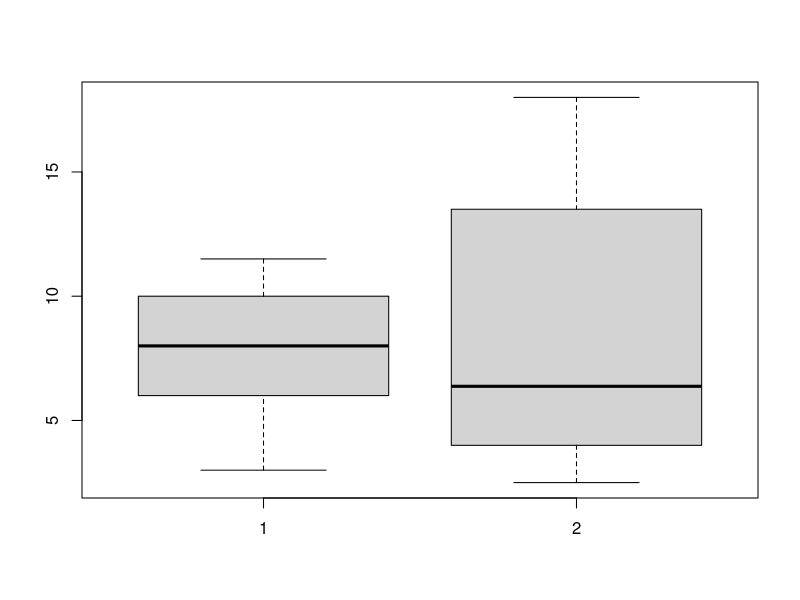
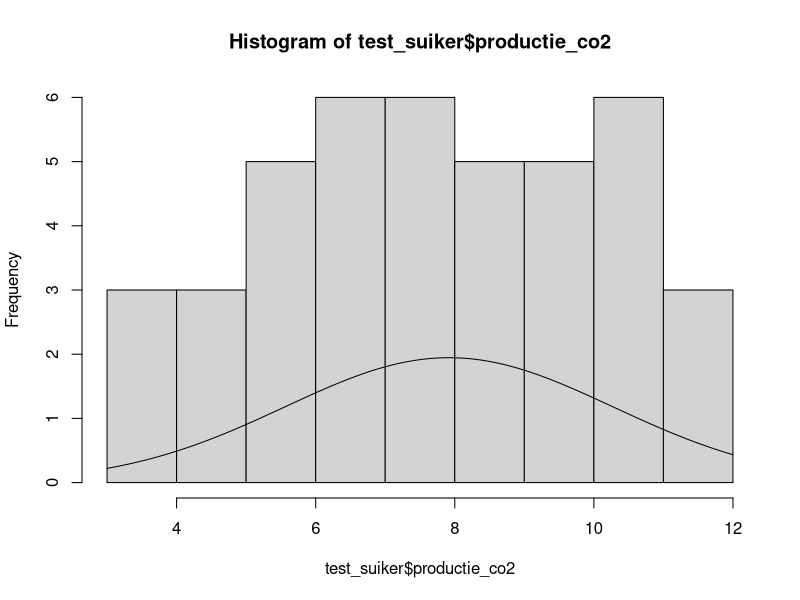
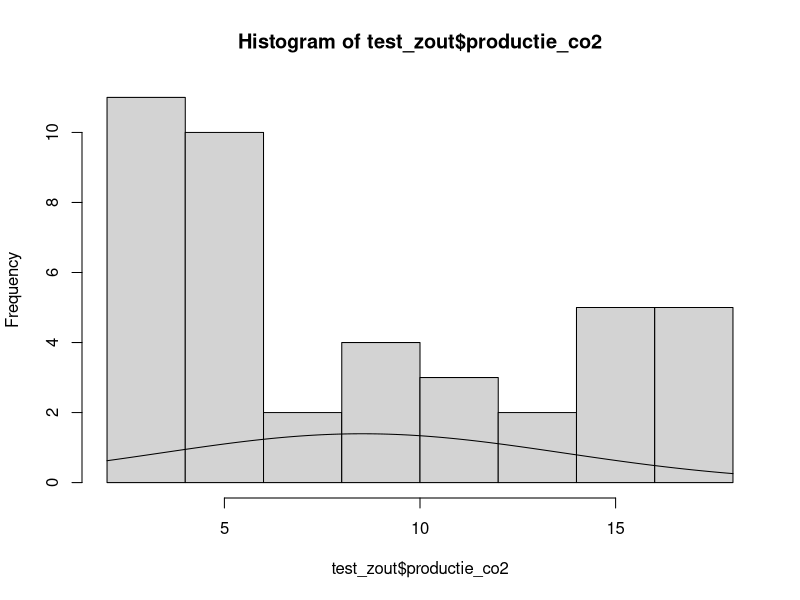
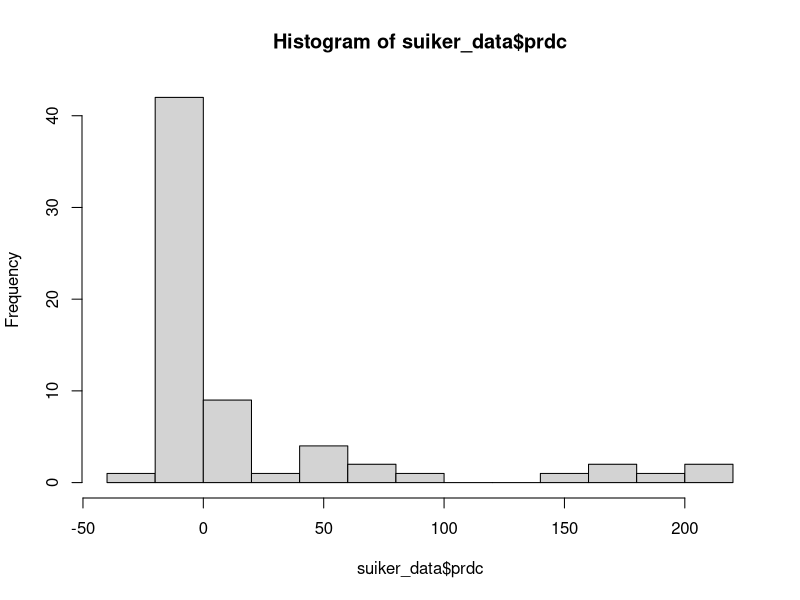
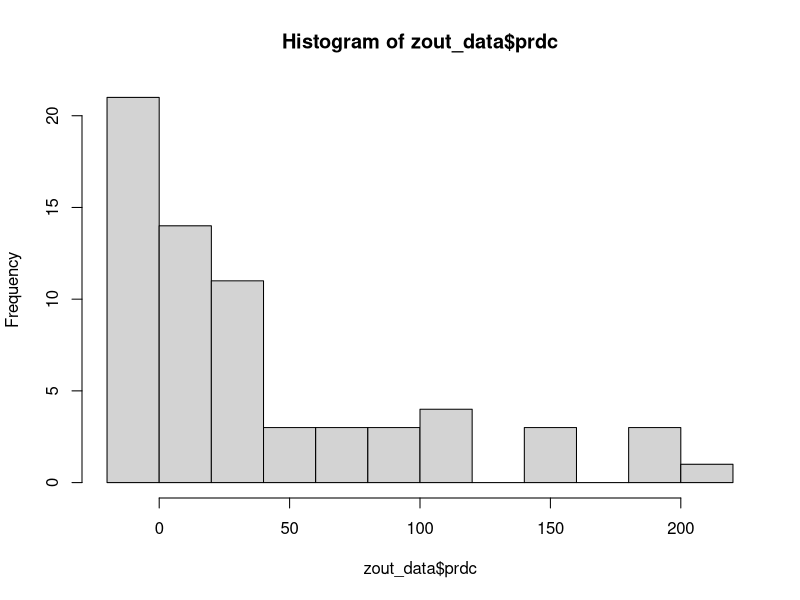

Reproduce these figures in R, in order.
## ---- chunk 1
knitr::opts_chunk$set(echo = TRUE)
## ---- chunk 2
library("pwr") # powertests
library("ggplot2") # plotjes
library("dplyr") # data mutaties
library("tidyr") # data mutaties
library("zoo") # interpolatie
## ---- chunk 3

test_suiker <- read.csv("../analysis/data/data_gist_testsheet_suiker.csv")
test_zout <- read.csv("../analysis/data/data_gist_testsheet_zout.csv")
#head(test_suiker)
#head(test_zout)
boxplot(test_suiker$productie_co2 , test_zout$productie_co2)
## ---- chunk 4
#suiker
gem_output_s <- mean(test_suiker$productie_co2)
deviatie_s <- sd(test_suiker$productie_co2)
sample_count_s <- length(test_suiker$productie_co2)
hist(test_suiker$productie_co2)
curve(dnorm(x, mean = gem_output_s, sd = deviatie_s)*max(test_suiker$productie_co2),  add = T)

## ---- chunk 5
#zout
gem_output_z <- mean(test_zout$productie_co2)
deviatie_z <- sd(test_zout$productie_co2)
sample_count_z <- length(test_zout$productie_co2)
hist(test_zout$productie_co2)
curve(dnorm(x,mean = gem_output_z, sd = deviatie_z)*max(test_zout$productie_co2), add = T)

## ---- chunk 6
# suiker
BI_S <- gem_output_s + qt(c(0.025, 0.975),sample_count_s-1)* deviatie_s/sqrt(sample_count_s)
# zout
BI_Z <- gem_output_z + qt(c(0.025, 0.975),sample_count_z-1)* deviatie_z/sqrt(sample_count_z)
cat(BI_S,"betrouwbaarheids interval suiker    ",BI_Z,"Betrouwbaarheids interval zout")
## ---- chunk 7
# suiker
t.test(test_suiker$productie_co2 , mu = 0,  alternative = "two.sided")
# zout
t.test(test_zout$productie_co2 , mu = 0,  alternative = "two.sided")
# dubbele t test
t.test(test_suiker$productie_co2 ,mu = 0 ,test_zout$productie_co2 , alternative = "two.sided")
## ---- chunk 8
# suiker
fout_in_gem_s <- deviatie_s/sqrt(gem_output_s)
# zout
fout_in_gem_z <- deviatie_z/sqrt(gem_output_z)

cat(fout_in_gem_s,"dit is de fout in het gemmidelde bij suiker","       ",fout_in_gem_z,"dit is de fout in het gemiddelde bij zout")
## ---- chunk 9
#suiker
t_waarde_s <- t.test(test_suiker$productie_co2 , mu = 6, alternative = "two.sided")
t_s <- t_waarde_s$statisti
d_s <- t_s / sqrt(sample_count_s)
cat(d_s,"d waarde suiker")
# zout
t_waarde_z <- t.test(test_zout$productie_co2 , mu = 6, alternative = "two.sided")
t_z <- t_waarde_z$statisti
d_z <- t_z / sqrt(sample_count_z)
cat("     ",d_z,"d waarde zout")

## ---- chunk 10
# suiker
pwr.t.test(d= d_s, sig.level = 0.05,power = 0.8, type = "one.sample", alternative = "two.sided")
# zout
pwr.t.test(d= d_z, sig.level = 0.05,power = 0.8, type = "one.sample", alternative = "two.sided")
## ---- chunk 11
suiker_data_ruw <- read.csv("../raw_data/data_gist_suiker.csv")
head(suiker_data_ruw)
## ---- chunk 12
suiker_data <- suiker_data_ruw %>%
    select(c(Exp.ID = experiment_id, 
             Meeting.nmr = meting_id, 
             prdc = relatieve_productie))
head(suiker_data)
## ---- chunk 13
zout_data_ruw <- read.csv("../raw_data/data_gist_zout.csv")
head(zout_data_ruw)
## ---- chunk 14
zout_data <- zout_data_ruw %>%
    select(c(Exp.ID = experiment_id, 
             Meeting.nmr = meting_id, 
             prdc = relatieve_productie))
head(zout_data)
## ---- chunk 15
(suiker_mean_data <- suiker_data %>% group_by(Exp.ID) %>%
    summarise(mean_s = mean(prdc)))
## ---- chunk 16
(zout_mean_data <- zout_data %>% group_by(Exp.ID) %>%
     summarise(mean_z = mean(prdc)))
## ---- chunk 17
hist(suiker_data$prdc, breaks = 10)
## ---- chunk 18
hist(zout_data$prdc, breaks = 10)
## ---- chunk 19
suiker_data <- suiker_data %>% mutate(groep = case_match(Exp.ID,
                                          c("S1","Sd1") ~ "Es1",
                                          c("S2","Sd2") ~ "Es2",
                                            c("S3","Sd3") ~ "Es3"))
head(suiker_data)
## ---- chunk 20
zout_data <- zout_data %>% mutate(groep = case_match(Exp.ID,
                                          c("Z1","Zd1") ~ "Ez1",
                                          c("Z2","Zd2") ~ "Ez2",
                                            c("Z3","Zd3") ~ "Ez3"))
head(zout_data)
## ---- chunk 21
# getallen kleiner dan nul veranderen in NA vanwege meetfout
suiker_data <- suiker_data %>% mutate(prdc = if_else(prdc < 0, NA, prdc))
# 0 naar 0.000001 voor log test later
suiker_data <- suiker_data %>% mutate(prdc = if_else(prdc == 0, 0.000001, prdc))
# zoo::na.approx veranderd de na's naar een gemiddeld getal op linaire 
suiker_data <- suiker_data %>% mutate(prdc = (zoo::na.approx(prdc)))
head(suiker_data)
## ---- chunk 22
(gem_suiker_p_g <- suiker_data %>% group_by(groep) %>% summarise(mean(prdc)))
## ---- chunk 23
(devi_suiker_p_g <- suiker_data %>% group_by(groep) %>% summarise(sd(prdc)))
## ---- chunk 24
(sample_size_suiker_p_g <- suiker_data %>% group_by(groep) %>% summarise(length(prdc)))
## ---- chunk 25
# getallen kleiner dan nul veranderen in NA vanwege meetfout
zout_data <- zout_data %>% mutate(prdc = if_else(prdc < 0, NA, prdc))
# 0 naar 0.000001 voor log test later
zout_data <- zout_data %>% mutate(prdc = if_else(prdc == 0, 0.000001, prdc))
# zoo::na.approx veranderd de na's naar een gemiddeld getal op linaire 
zout_data <- zout_data %>% mutate(prdc = (zoo::na.approx(prdc)))
head(zout_data)
## ---- chunk 26
(gem_zout_p_g <- zout_data %>% group_by(groep) %>% summarise(mean(prdc)))
## ---- chunk 27
(devi_zout_p_g <- zout_data %>% group_by(groep) %>% summarise(sd(prdc)))
## ---- chunk 28
(sample_size_zout_p_g <- zout_data %>% group_by(groep) %>% summarise(length(prdc)))
## ---- chunk 29
gem_totaal_suiker <- mean(suiker_data$prdc)
divi_totaal_suiker <- sd(suiker_data$prdc)
samples_totaal_suiker <-length(suiker_data$prdc)
BI_totaal_suiker <- gem_totaal_suiker + qt(c(0.025, 0.975), samples_totaal_suiker-1)* divi_totaal_suiker/sqrt(samples_totaal_suiker)
cat(BI_totaal_suiker,"Betrouwbaarheids interval totaal")
## ---- chunk 30
# BI exp 1
Es1_BI <- gem_suiker_p_g$`mean(prdc)`[1] + qt(c(0.025, 0.975), sample_size_suiker_p_g$`length(prdc)`[1])*devi_suiker_p_g$`sd(prdc)`[1] / sqrt(sample_size_suiker_p_g$`length(prdc)`[1])

# BI exp 2 
Es2_BI <- gem_suiker_p_g$`mean(prdc)`[2] + qt(c(0.025, 0.975), sample_size_suiker_p_g$`length(prdc)`[2])*devi_suiker_p_g$`sd(prdc)`[2] / sqrt(sample_size_suiker_p_g$`length(prdc)`[2])

#BI exp 3
Es3_BI <- gem_suiker_p_g$`mean(prdc)`[3] + qt(c(0.025, 0.975), sample_size_suiker_p_g$`length(prdc)`[3])*devi_suiker_p_g$`sd(prdc)`[3] / sqrt(sample_size_suiker_p_g$`length(prdc)`[3])

cat(Es1_BI,"Betrouwbaarheids interval experiment 1\n",Es2_BI,"Betrouwbaarheids interval experiment 2\n",Es3_BI,"Betrouwaarheids interval experiment 3\n")
## ---- chunk 31
gem_totaal_zout <- mean(suiker_data$prdc)
divi_totaal_zout <- sd(suiker_data$prdc)
samples_totaal_zout <-length(suiker_data$prdc)
BI_totaal_zout <- gem_totaal_zout + qt(c(0.025, 0.975), samples_totaal_zout-1)* divi_totaal_zout/sqrt(samples_totaal_zout)
cat(BI_totaal_zout,"Betrouwbaarheids interval totaal")
## ---- chunk 32
# BI exp 1
Ez1_BI <- gem_zout_p_g$`mean(prdc)`[1] + qt(c(0.025, 0.975), sample_size_zout_p_g$`length(prdc)`[1])*devi_zout_p_g$`sd(prdc)`[1] / sqrt(sample_size_zout_p_g$`length(prdc)`[1])

# BI exp 2 
Ez2_BI <- gem_zout_p_g$`mean(prdc)`[2] + qt(c(0.025, 0.975), sample_size_suiker_p_g$`length(prdc)`[2])*devi_suiker_p_g$`sd(prdc)`[2] / sqrt(sample_size_suiker_p_g$`length(prdc)`[2])

#BI exp 3
Ez3_BI <- gem_zout_p_g$`mean(prdc)`[3] + qt(c(0.025, 0.975), sample_size_zout_p_g$`length(prdc)`[3])*devi_zout_p_g$`sd(prdc)`[3] / sqrt(sample_size_zout_p_g$`length(prdc)`[3])
cat(Ez1_BI,"Betrouwbaarheids interval experiment 1\n",Ez2_BI,"Betrouwbaarheids interval experiment 2\n",Ez3_BI,"Betrouwaarheids interval experiment 3\n")

## ---- chunk 33
pairwise.t.test(suiker_data$prdc, suiker_data$groep, p.adjust.method = "none", pool.sd = T)
## ---- chunk 34
pairwise.t.test(zout_data$prdc, zout_data$groep, p.adjust.method = "none", pool.sd = T)
## ---- chunk 35
# suiker_anova <- aov(prdc ~ groep, data = suiker_data)
suiker_anova <- aov(log(prdc) ~ groep, data = suiker_data)
# mailen hoe fix -inf en nans
(suiker_aov_analyse <- summary(suiker_anova))
## ---- chunk 36
zout_anova <- aov(log(prdc) ~ groep, data = zout_data)
(zout_aov_analyse <- summary(zout_anova))
## ---- chunk 37
suiker_SS.A <- suiker_aov_analyse[[1]]$`Sum Sq`[1]
suiker_SS.tot <- sum(suiker_aov_analyse[[1]]$`Sum Sq`)
(suiker_eta2 <- suiker_SS.A/suiker_SS.tot)
## ---- chunk 38
(sqrt(suiker_eta2/(1-suiker_eta2)))
## ---- chunk 39
zout_SS.A <- zout_aov_analyse[[1]]$`Sum Sq`[1]
zout_SS.tot <- sum(zout_aov_analyse[[1]]$`Sum Sq`)
(zout_eta2 <- zout_SS.A/zout_SS.tot)
## ---- chunk 40
(sqrt(zout_eta2/(1-zout_eta2)))
## ---- chunk 41
aantal_suiker_groepen <- 3
aantal_suiker_metingen <- 11
alpha <- 0.05
test <- sqrt(suiker_eta2/(1 - suiker_eta2))
pwr.anova.test(k =  aantal_suiker_groepen, f= test,n = aantal_suiker_metingen, sig.level = alpha)
## ---- chunk 42
aantal_zout_groepen <- 3
aantal_zout_metingen <- 11
alpha <- 0.05
test <- sqrt(zout_eta2/(1 - zout_eta2))
pwr.anova.test(k =  aantal_suiker_groepen, f= test,n = aantal_suiker_metingen, sig.level = alpha,)
## ---- chunk 43
kruskal.test(prdc~ groep, data = suiker_data)
## ---- chunk 44
kruskal.test(prdc ~ groep, data = zout_data)
